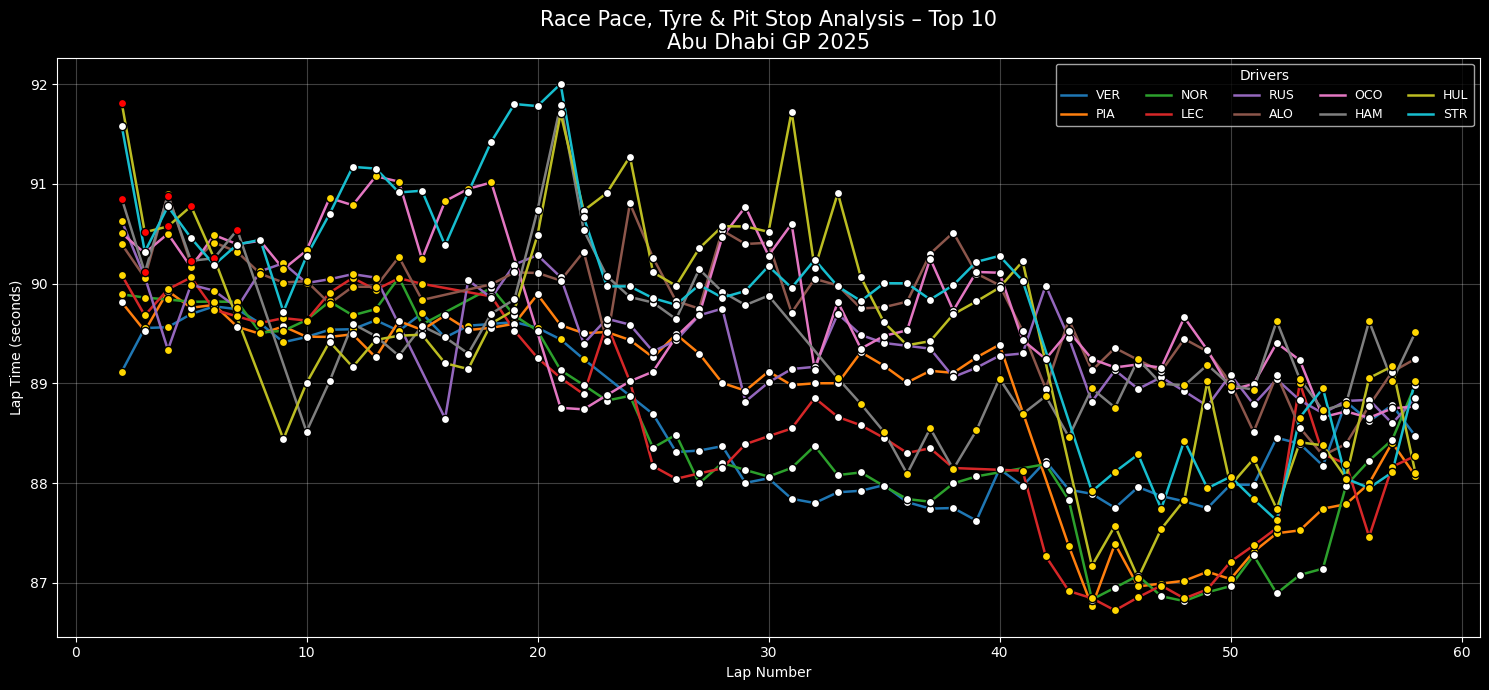

Reproduce this figure in Python.
import fastf1
import fastf1.plotting
import matplotlib.pyplot as plt
import numpy as np
import pandas as pd
import os

# =============================
# CONFIG
# =============================
YEAR = 2025
GP = "Abu Dhabi"
SESSION = "R"
CACHE_DIR = "cache"

# =============================
# SETUP (FIX CACHE ERROR)
# =============================
os.makedirs(CACHE_DIR, exist_ok=True)
fastf1.Cache.enable_cache(CACHE_DIR)

fastf1.plotting.setup_mpl()
plt.style.use("dark_background")

# =============================
# LOAD SESSION
# =============================
session = fastf1.get_session(YEAR, GP, SESSION)
session.load()

# =============================
# LOAD & CLEAN LAPS
# =============================
laps = session.laps
laps = laps[laps["IsAccurate"] == True].copy()
laps["LapTimeSec"] = laps["LapTime"].dt.total_seconds()

# =============================
# TOP 10 FINISHERS
# =============================
results = session.results.sort_values("Position").head(10)
drivers = results["Abbreviation"].tolist()
laps = laps[laps["Driver"].isin(drivers)]

# =============================
# COLORS (VERSION-PROOF)
# =============================
cmap = plt.cm.get_cmap("tab10", len(drivers))
driver_colors = {drv: cmap(i) for i, drv in enumerate(drivers)}

tyre_colors = {
    "SOFT": "red",
    "MEDIUM": "gold",
    "HARD": "white",
    "INTERMEDIATE": "green",
    "WET": "blue"
}

# =============================
# PLOT
# =============================
plt.figure(figsize=(15,7))

for drv in drivers:
    drv_laps = laps[laps["Driver"] == drv]

    # Race pace
    plt.plot(
        drv_laps["LapNumber"],
        drv_laps["LapTimeSec"],
        color=driver_colors[drv],
        linewidth=1.8,
        label=drv
    )

    # Tyre compound markers
    for compound, group in drv_laps.groupby("Compound"):
        plt.scatter(
            group["LapNumber"],
            group["LapTimeSec"],
            color=tyre_colors.get(compound, "gray"),
            s=35,
            edgecolors="black",
            zorder=3
        )

    # Pit stop markers
    pit_laps = drv_laps[drv_laps["PitInTime"].notna()]
    for lap in pit_laps["LapNumber"]:
        plt.axvline(
            lap,
            color=driver_colors[drv],
            linestyle="--",
            alpha=0.25,
            linewidth=1
        )

# =============================
# LABELS
# =============================
plt.title(
    "Race Pace, Tyre & Pit Stop Analysis – Top 10\nAbu Dhabi GP 2025",
    fontsize=15
)
plt.xlabel("Lap Number")
plt.ylabel("Lap Time (seconds)")
plt.grid(alpha=0.25)
plt.legend(title="Drivers", ncol=5, fontsize=9)
plt.tight_layout()
plt.show()
